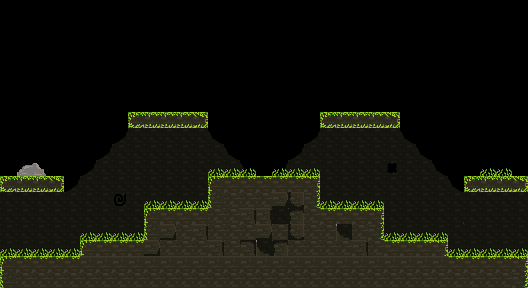

This game map was drawn from its Tiled (.tmx) file and the tilesets committed beside it. A one-line description and the trimmed map source follow:
An orthogonal 33x18 tile map with 16x16 px tiles, 4 tile layers (bg, fg, detalles, fgd).

<map version="1.0" orientation="orthogonal" renderorder="right-down" width="33" height="18" tilewidth="16" tileheight="16" nextobjectid="1">
 <tileset firstgid="1" name="Tileset" tilewidth="16" tileheight="16">
  <image source="Tileset.png" width="256" height="384" />
 </tileset>
 <layer name="bg" width="33" height="18">
  <data>[594 cells, 233 non-empty, 14 distinct tile ids]</data>
 </layer>
 <layer name="fg" width="33" height="18">
  <data>[594 cells, 66 non-empty, 7 distinct tile ids]</data>
 </layer>
 <layer name="detalles" width="33" height="18">
  <data>[594 cells, 33 non-empty, 2 distinct tile ids]</data>
 </layer>
 <layer name="fgd" width="33" height="18">
  <data>[594 cells, 84 non-empty, 15 distinct tile ids]</data>
 </layer>
</map>
